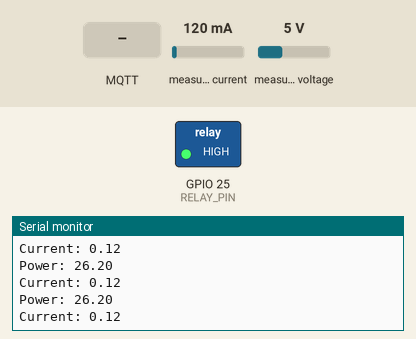
A sketch run on a simulated ESP32. Shown: switched loads named in the sketch (green lamp = pin HIGH), the last lines printed to the serial monitor. The test bench sets the inputs (shaded band); at power-on: measured current 120 mA, measured voltage 5 V. WiFi joins after 1.5 s; servers stay silent unless stated; the local clock reads 2024-03-15 10:24:30 at power-on unless the sketch sets it; random numbers use the default seed unless the sketch sets one; no MQTT or app messages arrive unless stated.

Above: at 2.7 s.
2.8 s: MQTT message "1" arrives on the first subscribed topic
At 3.0 s:
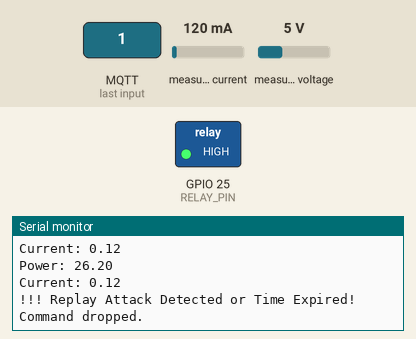
4.3 s: MQTT message "on" arrives on the second subscribed topic
At 4.5 s:
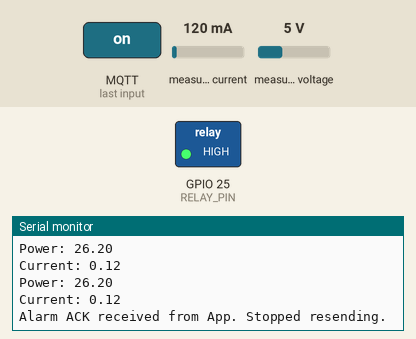

The sketch:

sketch_jun18a.ino
```cpp
#include <WiFi.h>
#include <WiFiClientSecure.h> // Sử dụng bảo mật TLS/SSL
#include <PubSubClient.h>
#include <PZEM004Tv30.h>
#include <time.h>
#include <ArduinoJson.h>      // Thư viện xử lý JSON chống Replay Attack

// --- HARDWARE CONFIGURATION ---
#define RELAY_PIN 25
PZEM004Tv30 pzem(&Serial1, 26, 27); //Tx - RX from PZEM

// --- WIFI CONFIGURATION ---
const char* ssid = "Devin";
const char* password = "12349876";

// --- MQTT SECURE CONFIGURATION ---
const char* mqttServer = "broker.emqx.io";
const int mqttPort = 8883; // Port MQTTS (Có mã hóa)

// Xác thực định danh (Authentication)
const char* mqttUser = "my_secure_user";
const char* mqttPass = "my_secure_password";

// Topic phân quyền rõ ràng (Authorization)
const char* commandTopic = "user123/esp32_01/command";
const char* energyTopic  = "user123/esp32_01/energy";
const char* alarmTopic   = "user123/esp32_01/alarm";
const char* alarmAckTopic = "user123/esp32_01/alarm_ack"; // Topic để nhận xác nhận (ACK)

WiFiClientSecure espClient;
PubSubClient client(espClient);

// --- TIME CONFIGURATION (NTP - GMT+7) ---
const char* ntpServer = "pool.ntp.org";
const long  gmtOffset_sec = 25200;
const int   daylightOffset_sec = 0;

// --- TIMERS & LIMITS ---
unsigned long previousProtectionMillis = 0;
const unsigned long protectionInterval = 500;

unsigned long previousMqttMillis = 0;
const unsigned long mqttInterval = 60000;

unsigned long previousDateCheckMillis = 0;
const unsigned long dateCheckInterval = 60000;

const float POWER_LIMIT = 1000.0;

// Global variables
float currentPower = 0.0;
float currentEnergy = 0.0;
bool isSensorError = false;
int lastResetMonth = -1;

// Variables for Application-level ACK (Đảm bảo QoS)
bool isAlarmActive = false;
unsigned long lastAlarmSentMillis = 0;
String currentAlarmPayload = "";

// Lấy thời gian dạng Unix Timestamp (để so sánh)
unsigned long getUnixTime() {
  time_t now;
  struct tm timeinfo;
  if (!getLocalTime(&timeinfo)) return 0;
  time(&now);
  return now;
}

String getCurrentTimeStr() {
  struct tm timeinfo;
  if (!getLocalTime(&timeinfo)) return "Time Sync Error";
  char timeStringBuff[50];
  strftime(timeStringBuff, sizeof(timeStringBuff), "%Y-%m-%d %H:%M:%S", &timeinfo);
  return String(timeStringBuff);
}

void setupWifi() {
  delay(10);
  Serial.print("\nConnecting to ");
  Serial.println(ssid);
  WiFi.begin(ssid, password);
  while (WiFi.status() != WL_CONNECTED) {
    delay(500);
    Serial.print(".");
  }
  Serial.println("\nWiFi connected!");

  // Bỏ qua kiểm tra chứng chỉ (Chỉ dùng cho testing. Thực tế cần cung cấp Root CA của EMQX)
  espClient.setInsecure();
}

// --- MQTT MESSAGE CALLBACK ---
void callback(char* topic, byte* payload, unsigned int length) {
  String msg = "";
  for (int i = 0; i < length; i++) {
    msg += (char)payload[i];
  }

  if (String(topic) == commandTopic) {
    // 3. CHỐNG TẤN CÔNG PHÁT LẠI (Anti-Replay Attack)
    StaticJsonDocument<200> doc;
    DeserializationError error = deserializeJson(doc, msg);

    if (!error) {
      String cmd = doc["cmd"];
      unsigned long msgTimestamp = doc["timestamp"];
      unsigned long currentUnix = getUnixTime();

      // Chỉ chấp nhận lệnh nếu timestamp không chênh lệch quá 60 giây
      if (currentUnix > 0 && abs((long)(currentUnix - msgTimestamp)) <= 60) {
        if (cmd == "on") {
          digitalWrite(RELAY_PIN, HIGH);
          Serial.println("-> Device Turned ON");
        } else if (cmd == "off") {
          digitalWrite(RELAY_PIN, LOW);
          Serial.println("-> Device Turned OFF");
        }
      } else {
        Serial.println("!!! Replay Attack Detected or Time Expired! Command dropped.");
      }
    }
  }
  else if (String(topic) == alarmAckTopic) {
    // Nhận được phản hồi ACK từ ứng dụng -> Ngừng gửi cảnh báo lại
    isAlarmActive = false;
    Serial.println("Alarm ACK received from App. Stopped resending.");
  }
}

void reconnect() {
  while (!client.connected()) {
    Serial.print("Attempting MQTT connection...");
    String clientId = "ESP32Client-";
    clientId += String(random(0xffff), HEX);

    // 2. XÁC THỰC BẰNG USERNAME VÀ PASSWORD
    if (client.connect(clientId.c_str(), mqttUser, mqttPass)) {
      Serial.println("Connected to Secure MQTT!");
      client.subscribe(commandTopic);
      client.subscribe(alarmAckTopic); // Lắng nghe phản hồi ACK
    } else {
      Serial.print("Failed, rc=");
      Serial.print(client.state());
      delay(5000);
    }
  }
}

void setup() {
  Serial.begin(115200);
  pinMode(RELAY_PIN, OUTPUT);
  digitalWrite(RELAY_PIN, HIGH);

  setupWifi();

  configTime(gmtOffset_sec, daylightOffset_sec, ntpServer);
  // Thêm vòng lặp đợi đồng bộ thời gian (Đợi đến khi năm hiện tại > 1970)
  Serial.print("Waiting for NTP time sync");
  struct tm timeinfo;
  while (!getLocalTime(&timeinfo)) {
    Serial.print(".");
    delay(1000);
  }
  Serial.println("\nTime Synced!");

  client.setServer(mqttServer, mqttPort);
  client.setCallback(callback);
}

void loop() {
  if (!client.connected()) {
    reconnect();
  }
  client.loop();

  unsigned long currentMillis = millis();

  // --- TASK 1: OVERLOAD PROTECTION & ALARM ---
  if (currentMillis - previousProtectionMillis >= protectionInterval) {
    previousProtectionMillis = currentMillis;

    currentPower = pzem.power(); Serial.print("Power: "); Serial.println(currentPower);
    float currentI = pzem.current();Serial.print("Current: "); Serial.println(currentI);
    currentEnergy = pzem.energy();

    if (!isnan(currentPower) && !isnan(currentEnergy)) {
      if (currentPower > POWER_LIMIT && digitalRead(RELAY_PIN) == HIGH) {
        digitalWrite(RELAY_PIN, LOW);

        String timeStampStr = getCurrentTimeStr();
        currentAlarmPayload = "{\"alert\":\"OVERLOAD\", \"power\":" + String(currentPower) + ", \"time\":\"" + timeStampStr + "\"}";

        // Gửi ngay lập tức
        client.publish(alarmTopic, currentAlarmPayload.c_str());

        // Kích hoạt cờ Application-level ACK
        isAlarmActive = true;
        lastAlarmSentMillis = currentMillis;
      }
    }
  }

  // --- TASK 1.5: ĐẢM BẢO TÍNH SẴN SÀNG (QoS Tầng Ứng dụng) ---
  // Nếu đang có báo động mà chưa nhận được ACK, cứ mỗi 2 giây gửi lại 1 lần
  if (isAlarmActive && (currentMillis - lastAlarmSentMillis >= 2000)) {
    client.publish(alarmTopic, currentAlarmPayload.c_str());
    lastAlarmSentMillis = currentMillis;
    Serial.println("Resending Alarm Payload (Waiting for ACK)...");
  }

  // --- TASK 2: PUBLISH DATA ---
  if (currentMillis - previousMqttMillis >= mqttInterval) {
    previousMqttMillis = currentMillis;
    if (!isnan(currentEnergy)) {
      String timeStampStr = getCurrentTimeStr();
      String payload = "{\"energy\":" + String(currentEnergy, 3) + ", \"time\":\"" + timeStampStr + "\"}";
      client.publish(energyTopic, payload.c_str());
    }
  }

  // --- TASK 3: RESET ENERGY ON THE 1ST DAY OF THE MONTH (Check every 60s) ---
  if (currentMillis - previousDateCheckMillis >= dateCheckInterval) {
    previousDateCheckMillis = currentMillis;

    struct tm timeinfo;
    if (getLocalTime(&timeinfo)) {
      if (lastResetMonth == -1) {
        lastResetMonth = timeinfo.tm_mon;
      }

      if (timeinfo.tm_mday == 1 && timeinfo.tm_mon != lastResetMonth) {
        pzem.resetEnergy();
        lastResetMonth = timeinfo.tm_mon;
        Serial.println("--- 1st day of the month! Energy counter reset. ---");
      }
      else if (timeinfo.tm_mday > 1 && timeinfo.tm_mon != lastResetMonth) {
        lastResetMonth = timeinfo.tm_mon;
      }
    }
  }
}
```

Measured:
- after the input at 2.8 s, the serial monitor: prints a new line at once (image 1)
- after the input at 4.3 s, the serial monitor: prints a new line at once (image 2)
